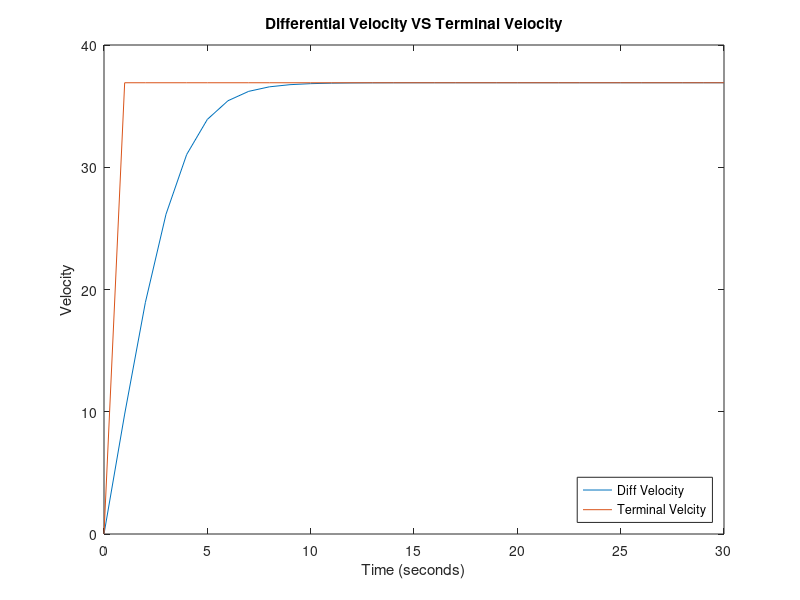

Reproduce this figure in MATLAB.
clear all;
close all;
clc
p = 1.2;    
A = 0.09;   % Cross Sec Area of Pumpkin
cw = 0.4;   % Numerial Drag Co-efficient
k = 1/2*(cw*p*A);
g = 9.81;     
m = 3;      % Mass of pumpkin
v(1) = 0;   %Initial Velocity   

for t = 1:30
    v(t+1) = v(t) + (1) * (g-(k/m)*v(t)^2); %Forward Euler Formula
    VT(t+1) = sqrt((m*g)/k); % Terminal Velocity
end
t = 0:30;
plot (t,v)
hold on
plot (t,VT)
hold off
xlabel('Time (seconds)')
ylabel('Velocity')
title('Differential Velocity VS Terminal Velocity')
legend('Diff Velocity', 'Terminal Velcity','Location','southeast')
